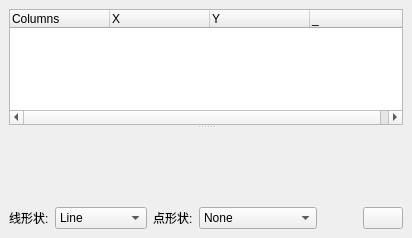
  <widget class="QDockWidget" name="dockPlot">
   <property name="features">
    <set>QDockWidget::AllDockWidgetFeatures</set>
   </property>
   <property name="windowTitle">
    <string>&amp;图表</string>
   </property>
   <attribute name="dockWidgetArea">
    <number>2</number>
   </attribute>
   <widget class="QWidget" name="dockWidgetContents_2">
    <layout class="QVBoxLayout" name="verticalLayout_6">
     <item>
      <widget class="QSplitter" name="splitterForPlot">
       <property name="orientation">
        <enum>Qt::Vertical</enum>
       </property>
       <widget class="QTreeWidget" name="treePlotColumns">
        <property name="sizePolicy">
         <sizepolicy hsizetype="Expanding" vsizetype="Preferred">
          <horstretch>0</horstretch>
          <verstretch>2</verstretch>
         </sizepolicy>
        </property>
        <property name="columnCount">
         <number>4</number>
        </property>
        <attribute name="headerDefaultSectionSize">
         <number>100</number>
        </attribute>
        <column>
         <property name="text">
          <string>Columns</string>
         </property>
        </column>
        <column>
         <property name="text">
          <string>X</string>
         </property>
        </column>
        <column>
         <property name="text">
          <string>Y</string>
         </property>
        </column>
        <column>
         <property name="text">
          <string>_</string>
         </property>
        </column>
       </widget>
       <widget class="QCustomPlot" name="plotWidget" native="true">
        <property name="sizePolicy">
         <sizepolicy hsizetype="Preferred" vsizetype="Expanding">
          <horstretch>0</horstretch>
          <verstretch>8</verstretch>
         </sizepolicy>
        </property>
       </widget>
      </widget>
     </item>
     <item>
      <widget class="QWidget" name="widget" native="true">
       <layout class="QHBoxLayout" name="horizontalLayout_4">
        <property name="leftMargin">
         <number>0</number>
        </property>
        <property name="topMargin">
         <number>0</number>
        </property>
        <property name="rightMargin">
         <number>0</number>
        </property>
        <property name="bottomMargin">
         <number>0</number>
        </property>
        <item>
         <widget class="QLabel" name="label_2">
          <property name="text">
           <string>线形状:</string>
          </property>
         </widget>
        </item>
        <item>
         <widget class="QComboBox" name="comboLineType">
          <property name="currentIndex">
           <number>1</number>
          </property>
          <item>
           <property name="text">
            <string>None</string>
           </property>
          </item>
          <item>
           <property name="text">
            <string>Line</string>
           </property>
          </item>
          <item>
           <property name="text">
            <string>StepLeft</string>
           </property>
          </item>
          <item>
           <property name="text">
            <string>StepRight</string>
           </property>
          </item>
          <item>
           <property name="text">
            <string>StepCenter</string>
           </property>
          </item>
          <item>
           <property name="text">
            <string>Impulse</string>
           </property>
          </item>
         </widget>
        </item>
        <item>
         <widget class="QLabel" name="label_3">
          <property name="text">
           <string>点形状:</string>
          </property>
         </widget>
        </item>
        <item>
         <widget class="QComboBox" name="comboPointShape">
          <property name="currentIndex">
           <number>0</number>
          </property>
          <item>
           <property name="text">
            <string>None</string>
           </property>
          </item>
          <item>
           <property name="text">
            <string>Cross</string>
           </property>
          </item>
          <item>
           <property name="text">
            <string>Plus</string>
           </property>
          </item>
          <item>
           <property name="text">
            <string>Circle</string>
           </property>
          </item>
          <item>
           <property name="text">
            <string>Disc</string>
           </property>
          </item>
          <item>
           <property name="text">
            <string>Square</string>
           </property>
          </item>
          <item>
           <property name="text">
            <string>Diamond</string>
           </property>
          </item>
          <item>
           <property name="text">
            <string>Star</string>
           </property>
          </item>
          <item>
           <property name="text">
            <string>Triangle</string>
           </property>
          </item>
          <item>
           <property name="text">
            <string>TriangleInverted</string>
           </property>
          </item>
          <item>
           <property name="text">
            <string>CrossSquare</string>
           </property>
          </item>
          <item>
           <property name="text">
            <string>PlusSquare</string>
           </property>
          </item>
          <item>
           <property name="text">
            <string>CrossCircle</string>
           </property>
          </item>
          <item>
           <property name="text">
            <string>PlusCircle</string>
           </property>
          </item>
          <item>
           <property name="text">
            <string>Peace</string>
           </property>
          </item>
         </widget>
        </item>
        <item>
         <spacer name="horizontalSpacer_4">
          <property name="orientation">
           <enum>Qt::Horizontal</enum>
          </property>
          <property name="sizeHint" stdset="0">
           <size>
            <width>40</width>
            <height>20</height>
           </size>
          </property>
         </spacer>
        </item>
        <item>
         <widget class="QPushButton" name="butSavePlot">
          <property name="toolTip">
           <string>&lt;html&gt;&lt;head/&gt;&lt;body&gt;&lt;p&gt;Save current plot...&lt;/p&gt;&lt;p&gt;File format chosen by extension (png, jpg, pdf, bmp)&lt;/p&gt;&lt;/body&gt;&lt;/html&gt;</string>
          </property>
          <property name="statusTip">
           <string>Save current plot...</string>
          </property>
          <property name="text">
           <string/>
          </property>
          <property name="icon">
           <iconset resource="icons/icons.qrc">
            <normaloff>:/icons/save_table</normaloff>:/icons/save_table</iconset>
          </property>
          <property name="checkable">
           <bool>false</bool>
          </property>
          <property name="autoDefault">
           <bool>false</bool>
          </property>
          <property name="default">
           <bool>false</bool>
          </property>
          <property name="flat">
           <bool>false</bool>
          </property>
         </widget>
        </item>
       </layout>
      </widget>
     </item>
    </layout>
   </widget>
  </widget>
